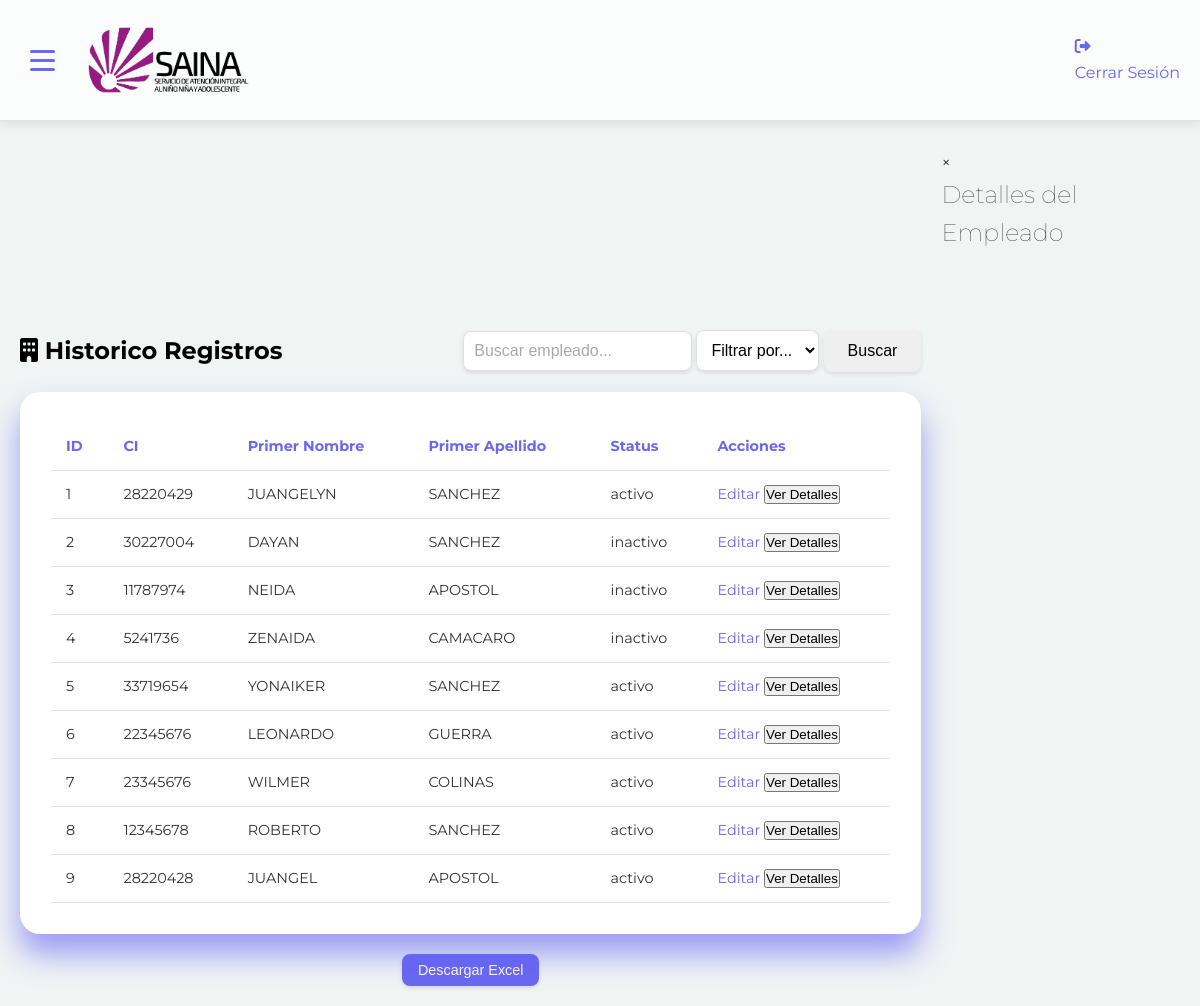
Screenshot of /html/tabla_datos.php with the database file from the repository.
### tables this page shows
CREATE TABLE `empleados` (
  `id` int(11) NOT NULL,
  `nacionalidad` varchar(50) NOT NULL,
  `ci` varchar(20) NOT NULL,
  `primer_nombre` varchar(50) NOT NULL,
  `segundo_nombre` varchar(50) DEFAULT NULL,
  `primer_apellido` varchar(50) NOT NULL,
  `segundo_apellido` varchar(50) DEFAULT NULL,
  `fecha_nacimiento` date NOT NULL,
  `sexo` enum('masculino','femenino') NOT NULL,
  `estado_civil` enum('soltero(a)','casado(a)','divorciado(a)','viudo(a)') NOT NULL,
  `direccion_ubicacion` varchar(255) NOT NULL,
  `telefono` varchar(20) NOT NULL,
  `correo` varchar(100) NOT NULL,
  `cuenta_bancaria` varchar(50) NOT NULL,
  `tipo_trabajador` enum('ctd','cti','lnr') NOT NULL,
  `grado_instruccion` enum('primaria','bachiller','tecnico_profesional','licenciado','ingeniero','especialista','maestria','doctorado') NOT NULL,
  `cargo` varchar(100) NOT NULL,
  `sede` enum('admin','cafo','cate','csai','csb') NOT NULL,
  `dependencia` enum('admin','cafo','cate','csai','csb') NOT NULL,
  `fecha_ingreso` date NOT NULL,
  `cod_siantel` varchar(50) NOT NULL,
  `ubicacion_estante` varchar(50) DEFAULT NULL,
  `estatus` enum('activo','inactivo') NOT NULL,
  `fecha_egreso` date DEFAULT NULL,
  `motivo_retiro` text DEFAULT NULL,
  `ubicacion_estante_retiro` varchar(50) DEFAULT NULL,
  `tipo_sangre` enum('a+','a-','b+','b-','ab+','ab-','o+','o-') NOT NULL,
  `lateralidad` enum('diestro(a)','zurdo(a)') NOT NULL,
  `peso_trabajador` decimal(5,2) DEFAULT NULL,
  `altura_trabajador` decimal(5,2) DEFAULT NULL,
  `calzado_trabajador` varchar(10) DEFAULT NULL,
  `camisa_trabajador` varchar(10) DEFAULT NULL,
  `pantalon_trabajador` varchar(10) DEFAULT NULL,
  `foto` varchar(255) DEFAULT NULL,
  `fecha_registro` timestamp NOT NULL DEFAULT current_timestamp(),
  `estado_id` int(11) DEFAULT 1,
  `municipio_id` int(11) DEFAULT NULL,
  `parroquia_id` int(11) DEFAULT NULL
);

### html/tabla_datos.php (the view, shortened to what this page needs)
<!DOCTYPE html>
<html lang="en">
<head>
    <link rel="stylesheet" href="../css/tabla_datos.css">
    <link rel="stylesheet" href="https://cdnjs.cloudflare.com/ajax/libs/font-awesome/6.0.0/css/all.min.css">
</head>
<body>
    <header class="fixed-header">
        <div class="header-content">
            <div class="left-group">
                <nav class="nav-menu">
                        <label for="menu-toggle" class="menu-icon">
                            <span></span>
                            <span></span>
                            <span></span>
                        </label>
                    </nav>
                    <div class="logo-container">
                        <img src="../imagen/2 - Logo SAINA Horizontal.png" alt="Logo Principal" class="logo">
                    </div>
                </div>
                <div class="logout-section">
            <a href="logout.php" class="logout-btn">
                <div class="nav-icon"><i class="fas fa-sign-out-alt"></i></div>
                <div class="nav-text">Cerrar Sesión</div>
            </a>
        </div>
                    </div>
        </header>
        <div class="main-container">
            <div class="header-section">
                <div class="logo-section">
                    <i class="fas fa-building"></i> Historico Registros
                </div>
                <div class="search-filter">
                    <form method="GET" action="">
                        <input type="text" name="search" placeholder="Buscar empleado..." value="<?php echo htmlspecialchars($_GET['search'] ?? ''); ?>">
                        <select name="filter">
                            <option value="">Filtrar por...</option>
                        </select>
                        <button type="submit" class="btn">Buscar</button>
                    </form>
                </div>
            </div>
    <div class="table-container">
        <table id="employee-table">
            <tr>
                <th>ID</th>
                <th>CI</th>
                <th>Primer Nombre</th>
                <th>Primer Apellido</th>
                <th>Status</th>
                <th>Acciones</th>
            </tr>
                    <?php
                    include("../php/conexion_bd.php");
                    $registros_por_pagina = 10;
                    $pagina_actual = isset($_GET['page']) ? (int)$_GET['page'] : 1;
                    $offset = ($pagina_actual - 1) * $registros_por_pagina;
                    $where_clause = '';
                    $params = [];
                    $types = '';
                    $sql = "SELECT * FROM empleados $where_clause ORDER BY id LIMIT ?, ?";
                    $stmt = $conexion->prepare($sql);
                    $types_pagination = $types . 'ii';
                    $params_pagination = array_merge($params, [$offset, $registros_por_pagina]);
                    $stmt->bind_param($types_pagination, ...$params_pagination);
                    $stmt->execute();
                    $ejecutar = $stmt->get_result();
                    while ($fila = mysqli_fetch_array($ejecutar)) {
                        ?>
                         <tr>
                                <td><?php echo htmlspecialchars($fila[0]); ?></td>
                                <td><?php echo htmlspecialchars($fila[2]); ?></td>
                                <td><?php echo htmlspecialchars($fila[3]); ?></td>
                                <td><?php echo htmlspecialchars($fila[5]); ?></td>
                                <td><?php echo htmlspecialchars($fila[22]); ?></td>
                                <td>
                                    <a href="../php/editar.php?id=<?php echo htmlspecialchars($fila[0]); ?>" class="btn-edit">Editar</a>
                                    <button class="btn-details" data-id="<?php echo htmlspecialchars($fila[0]); ?>">Ver Detalles</button>
                                </td>
                            </tr>
                        <?php
                    }
                    ?>
                </table>
            </div>
            <div class="export-buttons">
                <button onclick="exportExcel()" class="btn-small blue">Descargar Excel</button>
            </div>
        </div>
            <div id="modal" class="modal">
                <div class="modal-content">
                    <span class="close">&times;</span>
                    <h2>Detalles del Empleado</h2>
                </div>
            </div>
    </body>
</html>

### css/tabla_datos.css (style rules this page uses)
:root { --purple-start: #a8a0f9; --blue-end: #6162f4; --shape-color: rgba(255, 255, 255, 0.05); --primary-color: #6a67f0; --text-color: #333; --light-text: #777; --placeholder-color: #aaa; --card-background: rgba(255, 255, 255, 0.9); --error-color: #e74c3c; --success-color: #27ae60; --shadow-light: rgba(0, 0, 0, 0.1); --shadow-focus: rgba(106, 103, 240, 0.2); --background-color: #f0f0f0; --negrura: rgb(0, 0, 0); }
* { margin: 0; padding: 0; box-sizing: border-box; }
body { font-family: "Montserrat", sans-serif; line-height: 1.6; color: var(--text-color); background: #F0F4F3; overflow-y: auto; display: flex; justify-content: center; align-items: flex-start; min-height: 100vh; padding-top: 150px; }
h1, h2, h3, h4, h5, h6 { margin-bottom: 1rem; font-weight: 100; }
a { color: var(--primary-color); text-decoration: none; transition: color 0.3s ease; }
.logo-container { display: flex; align-items: center; }
.logo { height: 170px; width: auto; margin-right: 20px; }
.main-container { width: 80%; max-width: 1100px; padding: 20px; padding-top: 180px; }
.fixed-header { position: fixed; top: 0; left: 0; width: 100%; background: rgba(255, 255, 255, 0.7); backdrop-filter: blur(10px); box-shadow: 0 2px 10px var(--shadow-light); border-bottom: 1px solid rgba(0, 0, 0, 0.1); z-index: 1000; padding: 10px 20px; }
.header-content { display: flex; justify-content: space-between; align-items: center; max-width: 1200px; margin: 0 auto; }
.left-group { display: flex; align-items: center; gap: 20px; }
.fixed-header .logo { height: 100px; width: auto; }
.nav-menu { position: relative; }
.menu-icon { display: flex; flex-direction: column; cursor: pointer; padding: 10px; border-radius: 5px; transition: background 0.3s ease; }
.menu-icon span { width: 25px; height: 3px; background: var(--primary-color); margin: 3px 0; transition: all 0.3s ease; border-radius: 2px; }
.header-section { display: flex; justify-content: space-between; align-items: center; margin-bottom: 20px; }
.logo-section { font-size: 1.5rem; font-weight: 700; color: var(--negrura); }
.search-filter { display: flex; gap: 10px; }
.search-filter input, .search-filter select { padding: 10px; border: 1px solid #e0e0e0; border-radius: 8px; font-size: 1rem; outline: none; transition: all 0.3s ease; background-color: #fff; box-shadow: 0 2px 4px var(--shadow-light); }
.search-filter input::placeholder { color: var(--placeholder-color); font-weight: 300; }
.table-container { background: white; padding: 30px; border-radius: 20px; box-shadow: 0 20px 30px rgba(97, 98, 244, 0.6); backdrop-filter: blur(10px); border: 1px solid rgba(255, 255, 255, 0.4); overflow-x: auto; }
#employee-table { width: 100%; border-collapse: collapse; font-size: 0.9rem; }
#employee-table th, #employee-table td { padding: 12px 15px; border-bottom: 1px solid #e0e0e0; text-align: left; transition: background 0.3s ease; }
#employee-table th { background: white; color: var(--primary-color); font-weight: bold; }
.export-buttons { margin-top: 20px; text-align: center; }
.btn-small { padding: 8px 16px; border: none; border-radius: 8px; font-size: 0.9rem; font-weight: 500; cursor: pointer; transition: all 0.3s ease; box-shadow: 0 2px 4px var(--shadow-light); }
.btn-small.blue { background: var(--primary-color); color: white; }
.btn { padding: 12px 24px; border: none; border-radius: 8px; font-size: 1rem; font-weight: 500; cursor: pointer; transition: all 0.3s ease; box-shadow: 0 2px 4px var(--shadow-light); }

### rows the page displays
empleados: id "1", ci "28220429", primer_nombre "JUANGELYN", primer_apellido "SANCHEZ", estatus "activo"
empleados: id "2", ci "30227004", primer_nombre "DAYAN", primer_apellido "SANCHEZ", estatus "inactivo"
empleados: id "3", ci "11787974", primer_nombre "NEIDA", primer_apellido "APOSTOL", estatus "inactivo"
empleados: id "4", ci "5241736", primer_nombre "ZENAIDA", primer_apellido "CAMACARO", estatus "inactivo"
empleados: id "5", ci "33719654", primer_nombre "YONAIKER", primer_apellido "SANCHEZ", estatus "activo"
empleados: id "6", ci "22345676", primer_nombre "LEONARDO", primer_apellido "GUERRA", estatus "activo"
empleados: id "7", ci "23345676", primer_nombre "WILMER", primer_apellido "COLINAS", estatus "activo"
empleados: id "8", ci "12345678", primer_nombre "ROBERTO", primer_apellido "SANCHEZ", estatus "activo"
empleados: id "9", ci "28220428", primer_nombre "JUANGEL", primer_apellido "APOSTOL", estatus "activo"
